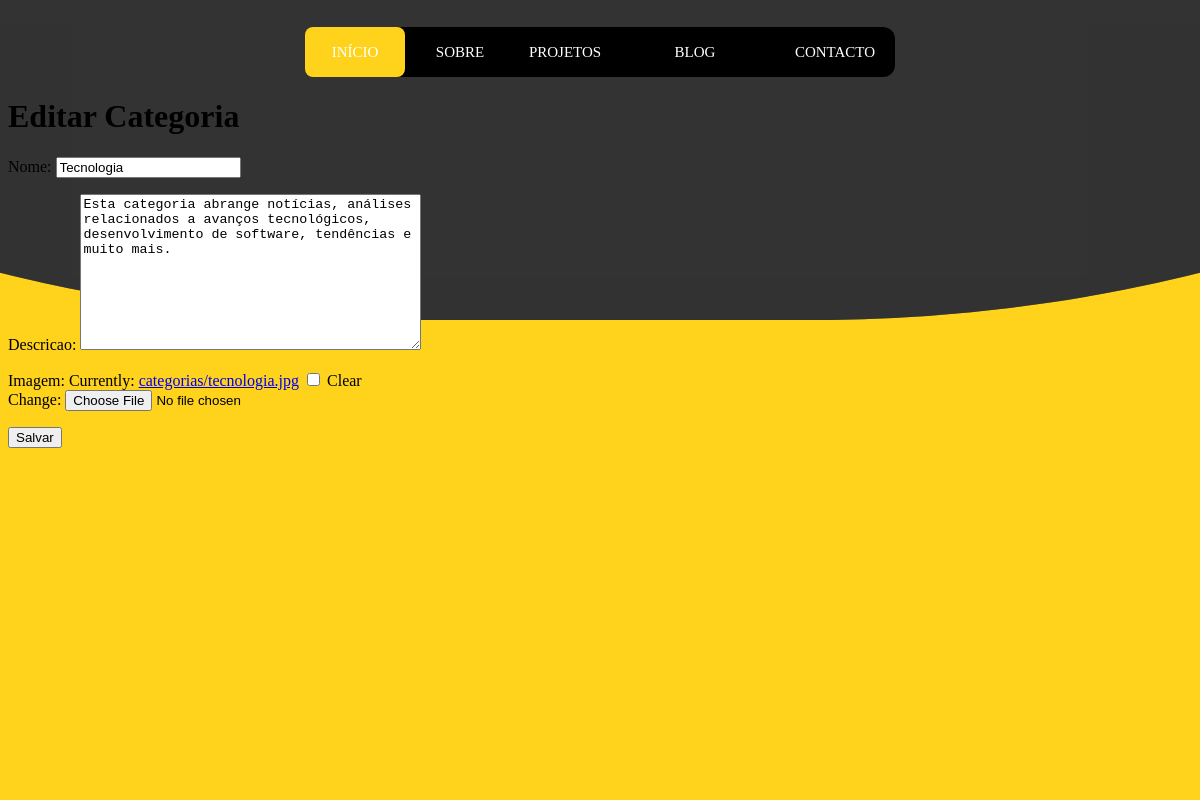
The app's page /editar_categoria_blog/7/ (signed in), older data.
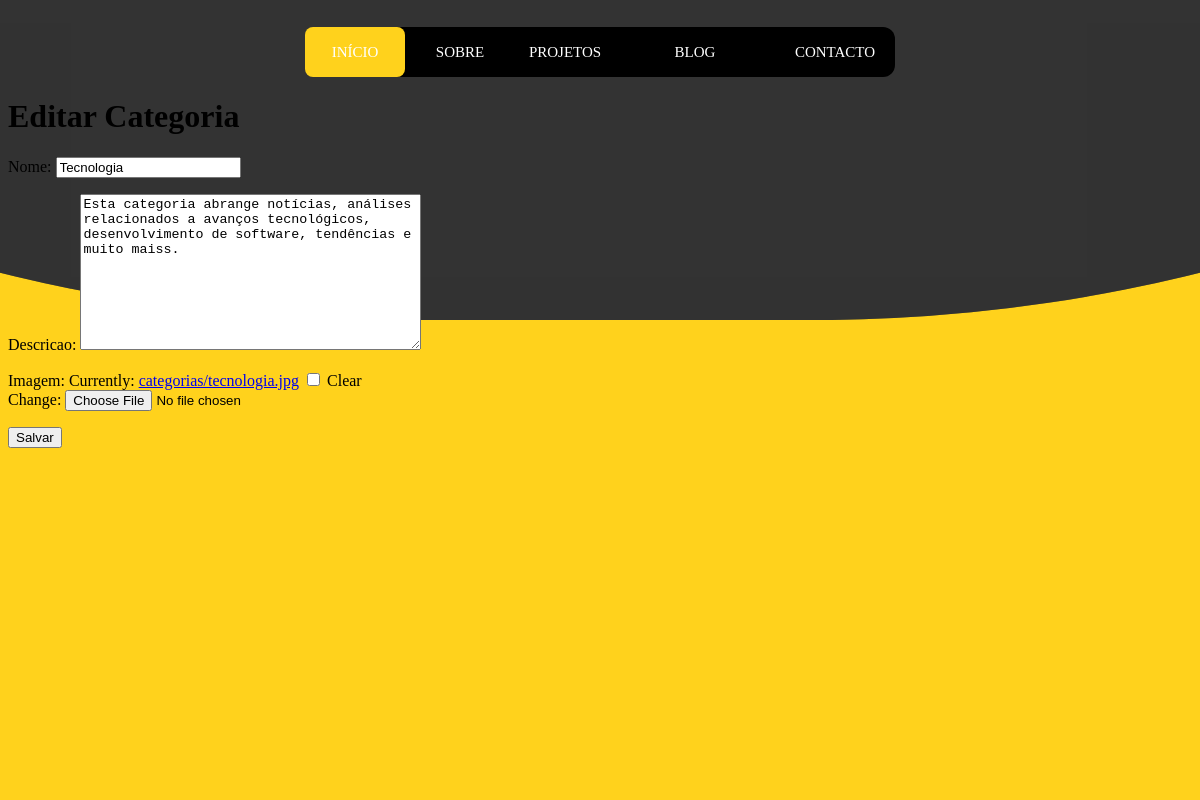
The same page, newer data.
### portifolio/models.py (models this page shows, shortened)
class Categoria(models.Model):
    nome = models.CharField(max_length=30)
    descricao = models.TextField(blank=False, null=False)
    imagem = models.ImageField(upload_to='categorias/', blank=True, null=True)
    data_criacao = models.DateTimeField(auto_now_add=True)

### portifolio/views.py (the view)
# urls.py: path('editar_categoria_blog/<int:categoria_id>/', views.editar_categoria_blog, name='editar_categoria_blog'),
@login_required
def editar_categoria_blog(request, categoria_id):
    categoria = get_object_or_404(Categoria, id=categoria_id)
    if request.method == 'POST':
        form = CategoriaForm(request.POST, request.FILES, instance=categoria)
        if form.is_valid():
            form.save()
            return redirect('portifolio:home_full_template')
    else:
        form = CategoriaForm(instance=categoria)
    context = {
        'form': form
    }
    return render(request, 'portfolio/blog/blog_template_folder/editar_categoria_blog.html', context)

### portifolio/forms.py
class CategoriaForm(forms.ModelForm):
    class Meta:
        model = Categoria
        fields = '__all__'

### portifolio/templates/portfolio/blog/blog_template_folder/editar_categoria_blog.html (shortened to what this page needs)
{% extends 'portfolio/base/layout_base.html' %}
{% block main %}
  <h1>Editar Categoria</h1>
  <form method="POST" enctype="multipart/form-data">
    {{ form.as_p }}
    <button type="submit">Salvar</button>
  </form>
{% endblock main %}

Row changes from the older to the newer data that the page shows:
changed Categoria "Tecnologia": descricao "Esta categoria abrange notícias, análises relacionados a avanços tecnológicos, desenvolvimento de software, tendências e muito mais." → "Esta categoria abrange notícias, análises relacionados a avanços tecnológicos, desenvolvimento de software, tendências e muito maiss."
